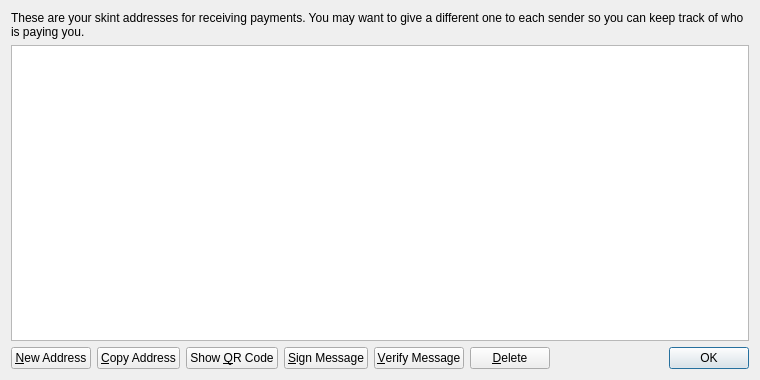
<?xml version="1.0" encoding="UTF-8"?>
<ui version="4.0">
 <class>AddressBookPage</class>
 <widget class="QWidget" name="AddressBookPage">
  <property name="geometry">
   <rect>
    <x>0</x>
    <y>0</y>
    <width>760</width>
    <height>380</height>
   </rect>
  </property>
  <property name="windowTitle">
   <string>Address Book</string>
  </property>
  <layout class="QVBoxLayout" name="verticalLayout">
   <item>
    <widget class="QLabel" name="labelExplanation">
     <property name="text">
      <string>These are your skint addresses for receiving payments. You may want to give a different one to each sender so you can keep track of who is paying you.</string>
     </property>
     <property name="textFormat">
      <enum>Qt::PlainText</enum>
     </property>
     <property name="wordWrap">
      <bool>true</bool>
     </property>
    </widget>
   </item>
   <item>
    <widget class="QTableView" name="tableView">
     <property name="contextMenuPolicy">
      <enum>Qt::CustomContextMenu</enum>
     </property>
     <property name="toolTip">
      <string>Double-click to edit address or label</string>
     </property>
     <property name="tabKeyNavigation">
      <bool>false</bool>
     </property>
     <property name="alternatingRowColors">
      <bool>true</bool>
     </property>
     <property name="selectionMode">
      <enum>QAbstractItemView::SingleSelection</enum>
     </property>
     <property name="selectionBehavior">
      <enum>QAbstractItemView::SelectRows</enum>
     </property>
     <property name="sortingEnabled">
      <bool>true</bool>
     </property>
     <attribute name="verticalHeaderVisible">
      <bool>false</bool>
     </attribute>
    </widget>
   </item>
   <item>
    <layout class="QHBoxLayout" name="horizontalLayout">
     <item>
      <widget class="QPushButton" name="newAddressButton">
       <property name="toolTip">
        <string>Create a new address</string>
       </property>
       <property name="text">
        <string>&amp;New Address</string>
       </property>
       <property name="icon">
        <iconset resource="../bitcoin.qrc">
         <normaloff>:/icons/add</normaloff>:/icons/add</iconset>
       </property>
      </widget>
     </item>
     <item>
      <widget class="QPushButton" name="copyToClipboard">
       <property name="toolTip">
        <string>Copy the currently selected address to the system clipboard</string>
       </property>
       <property name="text">
        <string>&amp;Copy Address</string>
       </property>
       <property name="icon">
        <iconset resource="../bitcoin.qrc">
         <normaloff>:/icons/editcopy</normaloff>:/icons/editcopy</iconset>
       </property>
      </widget>
     </item>
     <item>
      <widget class="QPushButton" name="showQRCode">
       <property name="text">
        <string>Show &amp;QR Code</string>
       </property>
       <property name="icon">
        <iconset resource="../bitcoin.qrc">
         <normaloff>:/icons/qrcode</normaloff>:/icons/qrcode</iconset>
       </property>
      </widget>
     </item>
     <item>
      <widget class="QPushButton" name="signMessage">
       <property name="toolTip">
        <string>Sign a message to prove you own a Bitcoin address</string>
       </property>
       <property name="text">
        <string>&amp;Sign Message</string>
       </property>
       <property name="icon">
        <iconset resource="../bitcoin.qrc">
         <normaloff>:/icons/edit</normaloff>:/icons/edit</iconset>
       </property>
      </widget>
     </item>
     <item>
      <widget class="QPushButton" name="verifyMessage">
       <property name="toolTip">
        <string>Verify a message to ensure it was signed with a specified Bitcoin address</string>
       </property>
       <property name="text">
        <string>&amp;Verify Message</string>
       </property>
       <property name="icon">
        <iconset resource="../bitcoin.qrc">
         <normaloff>:/icons/transaction_0</normaloff>:/icons/transaction_0</iconset>
       </property>
      </widget>
     </item>
     <item>
      <widget class="QPushButton" name="deleteButton">
       <property name="toolTip">
        <string>Delete the currently selected address from the list. Only sending addresses can be deleted.</string>
       </property>
       <property name="text">
        <string>&amp;Delete</string>
       </property>
       <property name="icon">
        <iconset resource="../bitcoin.qrc">
         <normaloff>:/icons/remove</normaloff>:/icons/remove</iconset>
       </property>
      </widget>
     </item>
     <item>
      <spacer name="horizontalSpacer">
       <property name="orientation">
        <enum>Qt::Horizontal</enum>
       </property>
       <property name="sizeHint" stdset="0">
        <size>
         <width>40</width>
         <height>20</height>
        </size>
       </property>
      </spacer>
     </item>
     <item>
      <widget class="QDialogButtonBox" name="buttonBox">
       <property name="sizePolicy">
        <sizepolicy hsizetype="Maximum" vsizetype="Fixed">
         <horstretch>0</horstretch>
         <verstretch>0</verstretch>
        </sizepolicy>
       </property>
       <property name="standardButtons">
        <set>QDialogButtonBox::Ok</set>
       </property>
      </widget>
     </item>
    </layout>
   </item>
  </layout>
 </widget>
 <resources>
  <include location="../bitcoin.qrc"/>
 </resources>
 <connections/>
</ui>
